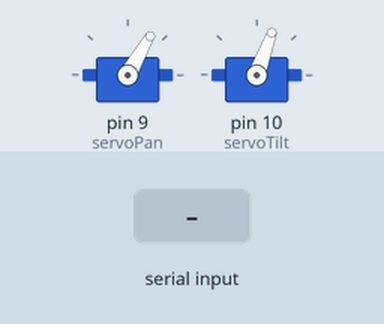
The sketch below on a simulated Arduino Uno, built with avr-gcc and run on an emulated ATmega328P. Parts: 2 × servo. Inputs (shaded band) come from the test bench.

Above: at 1.2 s.
1.3 s: "P90\n" received over Serial
At 2.3 s:
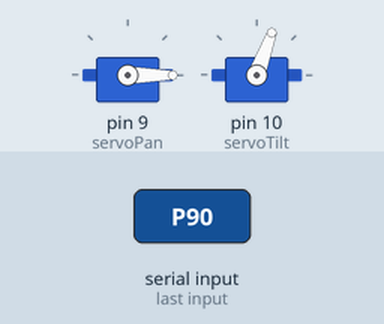
2.8 s: "P,45\n" received over Serial
At 3.4 s:
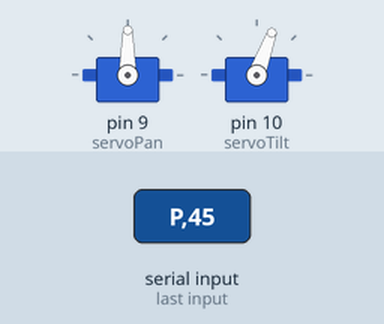
4.3 s: "T90\n" received over Serial
At 5.5 s:
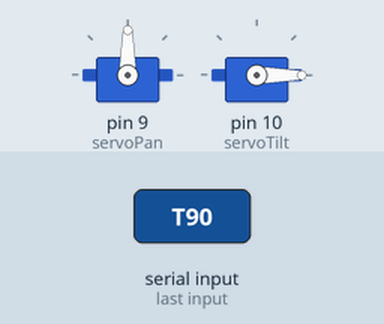
5.8 s: "T,45\n" received over Serial
At 6.9 s:
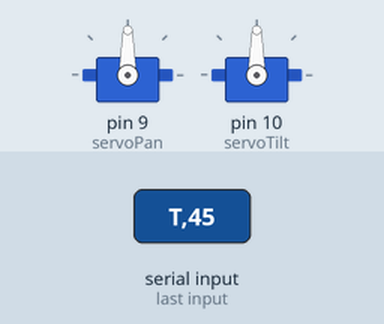
7.3 s: "P" received over Serial
At 8.0 s:
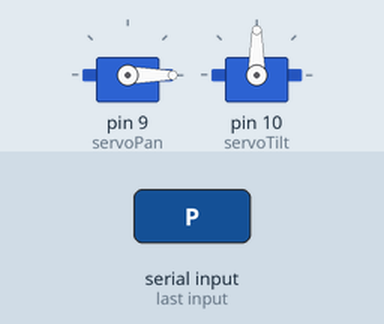
8.8 s: "T" received over Serial
At 9.2 s:
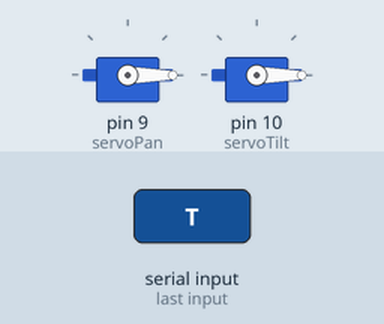
Timing chart, 0 to 11.3 s (numbered marks = the images above; inputs shaded):
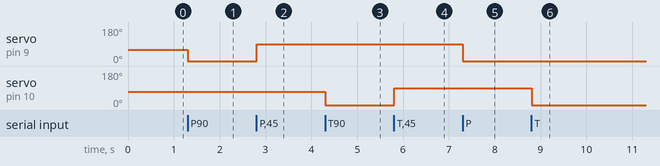

The sketch:

rpi_pan_tilt.ino
```cpp
#include <Servo.h> // Import the library

Servo servoPan, servoTilt; // Create servo object
String data = ""; // Store incoming commands (buffer)

void setup() {
    // Setup servos on PWM capable pins
    servoPan.attach(9);
    servoTilt.attach(10);

    Serial.begin(9600); // Start serial at 9600 bps (speed)

    servoPan.write(60);
     // servoPan needs to be betwen 100P left and 20P right
     // 70P is about as left as we should go
    servoTilt.write(70);
    // servoTilt needs to be betwen 50T down and 100T up
    // 8OT is aobut as up as we should go

}

void loop() {
    while (Serial.available() > 0)
    {
        // If there is data
        char singleChar = Serial.read(); // Read each character
        delay(2); // slow looping to allow buffer to fill with next character

        if (singleChar == 'P') {
            // Move pan servo
            servoPan.write(data.toInt());
            data = ""; // Clear buffer
        }
        else if (singleChar == 'T') {
            // Move tilt servo
            servoTilt.write(data.toInt());
            data = ""; // Clear buffer
        }
        else {
            data += singleChar; // Append new data
        }
    }
}
```

Measured:
- after the input at 1.3 s, servo on pin 9 (servoPan): 60° → 0° at once
- after the input at 2.8 s, servo on pin 9 (servoPan): 0° → 90° at once
- after the input at 4.3 s, servo on pin 10 (servoTilt): 70° → 0° at once
- after the input at 5.8 s, servo on pin 10 (servoTilt): 0° → 90° at once
- after the input at 7.3 s, servo on pin 9 (servoPan): 90° → 0° at once
- after the input at 8.8 s, servo on pin 10 (servoTilt): 90° → 0° at once
